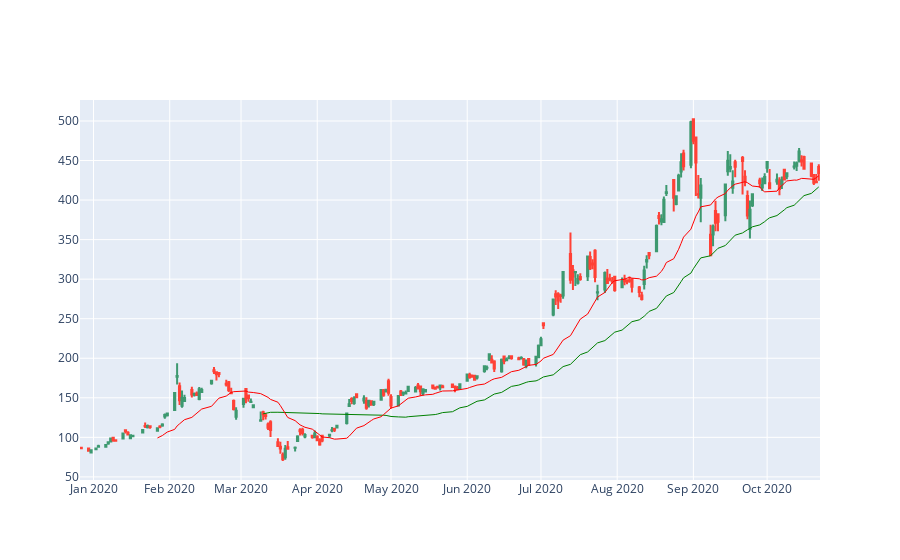

The cell this chart's notebook holds for it:
### Code cell
chart = naas_drivers.plotly().stock(data)
chart.show()

### Figure 1 — Plotly figure (JSON) as saved in the notebook; plotly's stock layout.template omitted (floating-point values rounded to 4 significant figures; data arrays with more than 128 entries replaced by an {"elided": "..."} marker saying what was removed)
{"data": [{"line": {"color": "green", "width": 1}, "name": "50 MA", "type": "scatter", "visible": true, "x": {"elided": "208 str values"}, "y": {"elided": "208 float values"}}, {"line": {"color": "red", "width": 1}, "name": "20 MA", "type": "scatter", "visible": true, "x": {"elided": "208 str values"}, "y": {"elided": "208 float values"}}, {"close": {"elided": "208 float values"}, "high": {"elided": "208 float values"}, "low": {"elided": "208 float values"}, "name": "TSLA", "open": {"elided": "208 float values"}, "type": "candlestick", "visible": true, "x": {"elided": "208 str values"}}], "layout": {"autosize": true, "dragmode": "pan", "showlegend": false, "xaxis": {"autorange": true, "range": ["2019-12-26 12:00", "2020-10-22 12:00"], "rangeslider": {"visible": false, "yaxis": {}}, "type": "date"}, "yaxis": {"autorange": true, "range": [46.08, 526.5], "type": "linear"}}}
